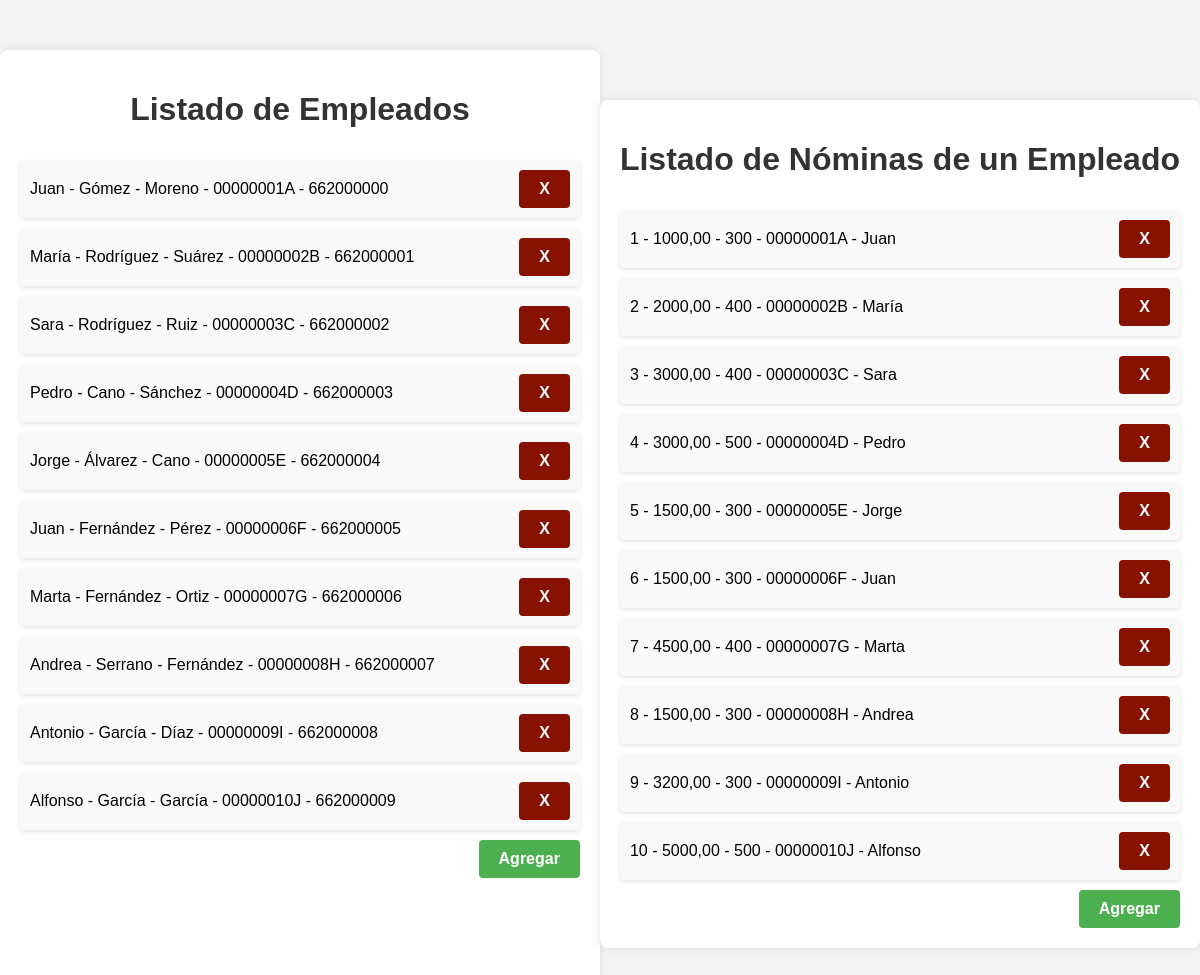
Page /rrhh/ on the committed database.
### app/models.py (models this page shows, shortened)
class Empleado(models.Model):
    DNIE = models.CharField(max_length=9, primary_key=True, validators=[RegexValidator(r'[0-9]{8}[a-zA-Z]$', message='Formato de DNI no válido')])
    NombreE = models.CharField(max_length=20, null=False)
    Apellido1E = models.CharField(max_length=20, null=False)
    Apellido2E = models.CharField(max_length=20, null=False)
    TelefonoE = models.PositiveIntegerField(null=False, unique=True, validators=[MinLengthValidator(limit_value=9)])

class Nomina_tiene(models.Model):
    Nomina = models.BigIntegerField(primary_key=True)
    Bruto = models.DecimalField(max_digits=12, decimal_places=2, null=False, validators=[MinValueValidator(limit_value=0.01, message='El campo debe ser un número mayor que 0')])
    Impuesto = models.IntegerField(null=False, validators=[MinValueValidator(0)])
    DNIE = models.OneToOneField(Empleado, on_delete=models.CASCADE)

### Dep_RRHH/views.py (the view)
# urls.py: path('', ListaRRHH.as_view(), name= 'ListaRRHH'),
class ListaRRHH(ListView):
    template_name = 'rrhh/lista_rrhh.html'
    context_object_name = 'rrhh'
    def get_queryset(self):
        empleados = Empleado.objects.order_by('DNIE')
        nominas = Nomina_tiene.objects.order_by('Nomina')
        return {'empleados': empleados, 'nominas': nominas}

### templates/rrhh/lista_rrhh.html (shortened to what this page needs)
{% load static %}
<!DOCTYPE html>
<html lang="es">
<head>
    <link rel="stylesheet" href="https://cdnjs.cloudflare.com/ajax/libs/font-awesome/5.15.1/css/all.min.css" />
</head>
<body>
    <div class="container">
        <div class="box">
            <h1>Listado de Empleados</h1>
            <ul>
                {% for empleado in rrhh.empleados %}
                    <li>
                        <div>{{ empleado.NombreE }} - {{ empleado.Apellido1E }} - {{ empleado.Apellido2E }} - {{ empleado.DNIE }} - {{ empleado.TelefonoE }}</div>
                        <div class="button-container">
                            <a class="button delete-button" onclick="confirmDelete('{{ empleado.DNIE }}', '/rrhh/eliminar_empleado/')">X</a>
                        </div>
                    </li>
                {% endfor %}
            </ul>
            <div class="button-container">
                <a href="agregar_empleado" class="button">Agregar</a>
            </div>
        </div>
    <div class="container">
        <div class="box">
            <h1>Listado de Nóminas de un Empleado</h1>
            <ul>
                {% for nomina in rrhh.nominas %}
                    <li>
                        <div>{{ nomina.Nomina }} - {{ nomina.Bruto }} - {{ nomina.Impuesto }} - {{ nomina.DNIE.DNIE }} - {{ nomina.DNIE.NombreE }}</div>
                        <div class="button-container">
                            <a class="button delete-button" onclick="confirmDelete('{{ nomina.Nomina }}', '/rrhh/eliminar_nomina/')">X</a>
                        </div>
                    </li>
                {% endfor %}
            </ul>
            <div class="button-container">
                <a href="agregar_nomina" class="button">Agregar</a>
            </div>
        </div>
</body>
</html>

### templates/rrhh/lista_rrhh.html (style rules this page uses)
body { font-family: 'Arial', sans-serif; margin: 0; padding: 0; box-sizing: border-box; background-color: #f4f4f4; }
.container { display: flex; justify-content: space-around; max-width: 1200px; margin: 50px auto; }
.box { flex: 1; display: flex; flex-direction: column; padding: 20px; background-color: #fff; box-shadow: 0 0 10px rgba(0, 0, 0, 0.1); border-radius: 8px; text-align: center; }
h1 { color: #333; }
ul { list-style: none; padding: 0; margin: 0; }
li { display: flex; justify-content: space-between; align-items: center; margin: 10px 0; padding: 10px; background-color: #f9f9f9; border-radius: 4px; box-shadow: 0 2px 4px rgba(0, 0, 0, 0.1); }
.button-container { display: flex; justify-content: flex-end; align-items: center; }
.button { display: inline-block; margin-left: 10px; padding: 10px 20px; font-size: 16px; font-weight: bold; text-align: center; text-decoration: none; background-color: #4caf50; color: #fff; border-radius: 4px; cursor: pointer; transition: background-color 0.3s ease; }
.button.delete-button { background-color: #871200; color: #fff; border: none; }

### rows in the picture
Empleado: NombreE "Juan", Apellido1E "Gómez", Apellido2E "Moreno", DNIE "00000001A", TelefonoE "662000000"
Empleado: NombreE "María", Apellido1E "Rodríguez", Apellido2E "Suárez", DNIE "00000002B", TelefonoE "662000001"
Empleado: NombreE "Sara", Apellido1E "Rodríguez", Apellido2E "Ruiz", DNIE "00000003C", TelefonoE "662000002"
Empleado: NombreE "Pedro", Apellido1E "Cano", Apellido2E "Sánchez", DNIE "00000004D", TelefonoE "662000003"
Empleado: NombreE "Jorge", Apellido1E "Álvarez", Apellido2E "Cano", DNIE "00000005E", TelefonoE "662000004"
Empleado: NombreE "Juan", Apellido1E "Fernández", Apellido2E "Pérez", DNIE "00000006F", TelefonoE "662000005"
Empleado: NombreE "Marta", Apellido1E "Fernández", Apellido2E "Ortiz", DNIE "00000007G", TelefonoE "662000006"
Empleado: NombreE "Andrea", Apellido1E "Serrano", Apellido2E "Fernández", DNIE "00000008H", TelefonoE "662000007"
Empleado: NombreE "Antonio", Apellido1E "García", Apellido2E "Díaz", DNIE "00000009I", TelefonoE "662000008"
Empleado: NombreE "Alfonso", Apellido1E "García", Apellido2E "García", DNIE "00000010J", TelefonoE "662000009"
Nomina_tiene: Nomina "1", Bruto "1000,00", Impuesto "300", DNIE.DNIE "00000001A", DNIE.NombreE "Juan"
Nomina_tiene: Nomina "2", Bruto "2000,00", Impuesto "400", DNIE.DNIE "00000002B", DNIE.NombreE "María"
Nomina_tiene: Nomina "3", Bruto "3000,00", Impuesto "400", DNIE.DNIE "00000003C", DNIE.NombreE "Sara"
Nomina_tiene: Nomina "4", Bruto "3000,00", Impuesto "500", DNIE.DNIE "00000004D", DNIE.NombreE "Pedro"
Nomina_tiene: Nomina "5", Bruto "1500,00", Impuesto "300", DNIE.DNIE "00000005E", DNIE.NombreE "Jorge"
Nomina_tiene: Nomina "6", Bruto "1500,00", Impuesto "300", DNIE.DNIE "00000006F", DNIE.NombreE "Juan"
Nomina_tiene: Nomina "7", Bruto "4500,00", Impuesto "400", DNIE.DNIE "00000007G", DNIE.NombreE "Marta"
Nomina_tiene: Nomina "8", Bruto "1500,00", Impuesto "300", DNIE.DNIE "00000008H", DNIE.NombreE "Andrea"
Nomina_tiene: Nomina "9", Bruto "3200,00", Impuesto "300", DNIE.DNIE "00000009I", DNIE.NombreE "Antonio"
Nomina_tiene: Nomina "10", Bruto "5000,00", Impuesto "500", DNIE.DNIE "00000010J", DNIE.NombreE "Alfonso"
